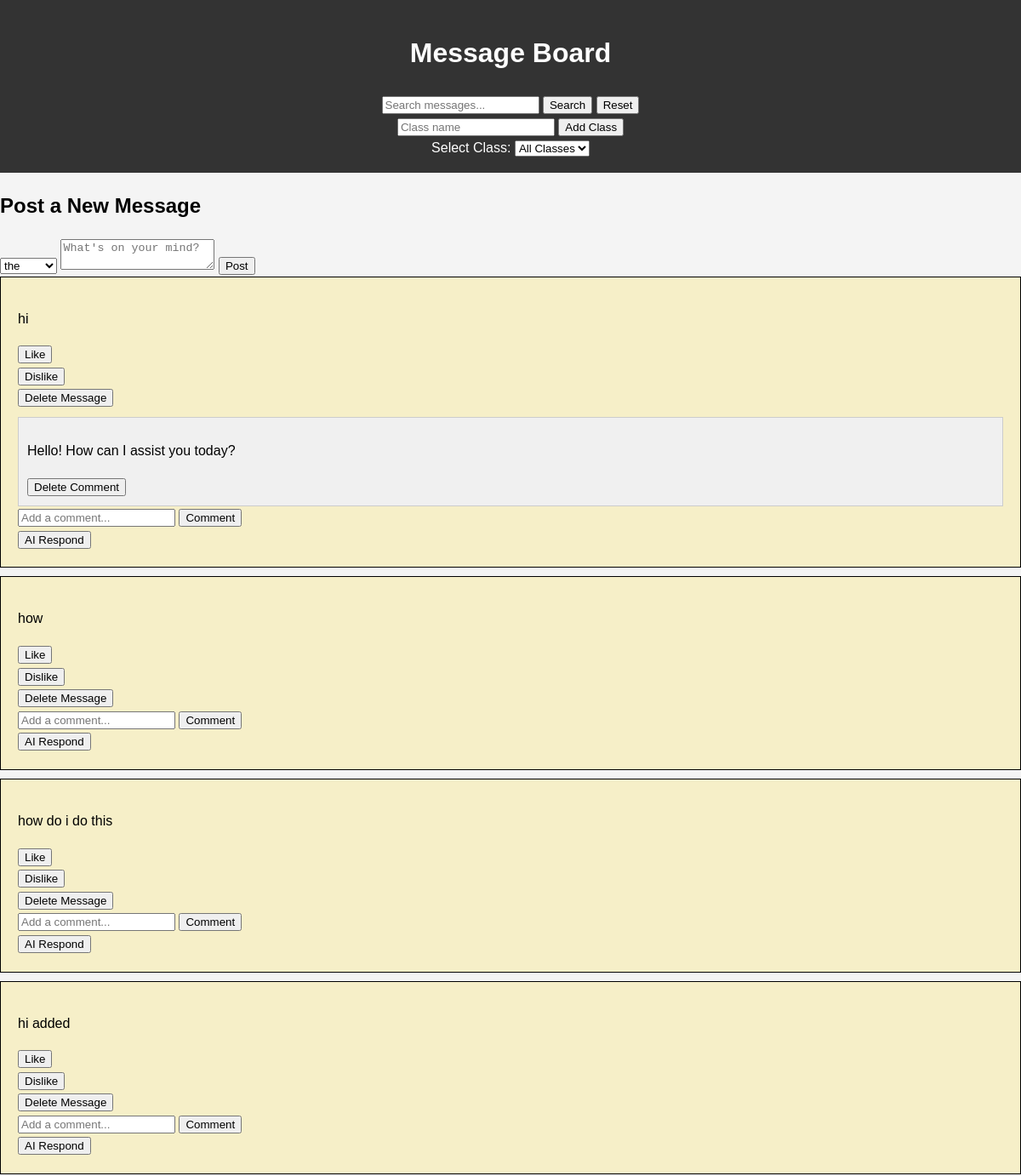
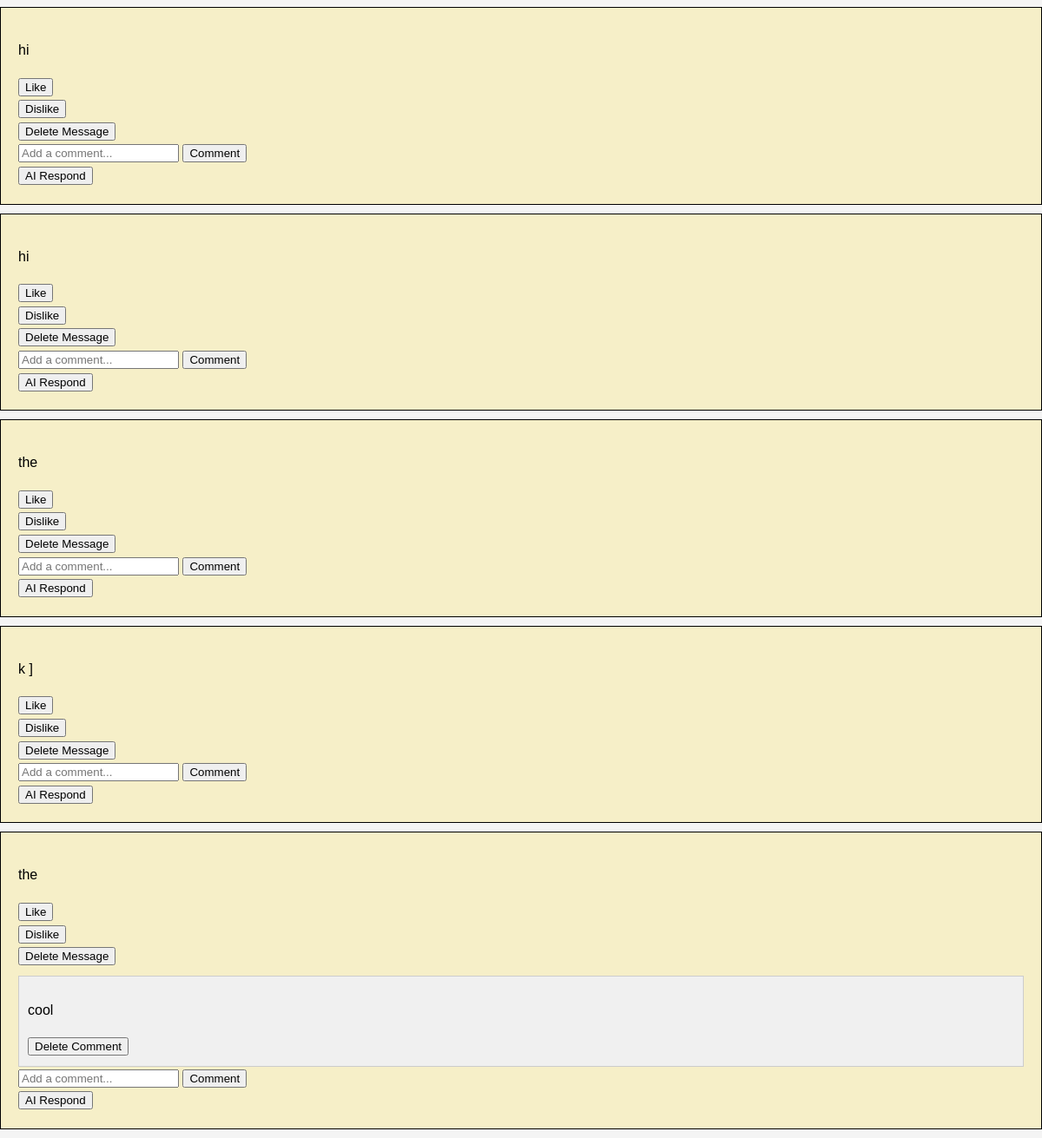
The app's page /dashboard (signed in) with its own data (2 pictures, top to bottom).
### tables this page shows
CREATE TABLE messages (
                                  id INTEGER PRIMARY KEY AUTOINCREMENT,
                                  content TEXT NOT NULL,
                                  user_id INTEGER NOT NULL, class_id INTEGER REFERENCES classes(id),
                                  FOREIGN KEY (user_id) REFERENCES users (id)
                              );

CREATE TABLE comments (
                                  id INTEGER PRIMARY KEY AUTOINCREMENT,
                                  content TEXT NOT NULL,
                                  message_id INTEGER NOT NULL,
                                  user_id INTEGER NOT NULL,
                                  FOREIGN KEY (message_id) REFERENCES messages (id),
                                  FOREIGN KEY (user_id) REFERENCES users (id)
                              );

### app.py (the view)
@app.route('/dashboard')
def dashboard():
    if 'user_id' not in session:
        return redirect(url_for('login'))
    class_id = request.args.get('class_id')
    selected_class_id = int(class_id) if class_id else None
    conn = create_connection()
    cur = conn.cursor()
    cur.execute("SELECT * FROM classes")
    classes = cur.fetchall()
    if selected_class_id:
        cur.execute("SELECT id, content, user_id FROM messages WHERE class_id = ? ORDER BY id DESC", (selected_class_id,))
    else:
        cur.execute("SELECT id, content, user_id FROM messages ORDER BY id DESC")
    messages = [{'id': row[0], 'content': row[1], 'user_id': row[2], 'comments': []} for row in cur.fetchall()]
    for message in messages:
        cur.execute("SELECT content, user_id FROM comments WHERE message_id = ?", (message['id'],))
        comments = [{'content': row[0], 'user_id': row[1]} for row in cur.fetchall()]
        message['comments'] = comments
    conn.close()
    return render_template('dashboard.html', messages=messages, classes=classes, selected_class_id=selected_class_id)

### database.py (called while the page is built)
def create_connection():
    conn = sqlite3.connect('message_board.db')
    conn.row_factory = sqlite3.Row
    return conn

### templates/dashboard.html (shortened to what this page needs)
<!DOCTYPE html>
<html lang="en">
<head>
    <link rel="stylesheet" href="{{ url_for('static', filename='css/style.css') }}">
</head>
<body>
    <header class="site-header">
        <div class="header-main">
            <h1>{{ selected_class_name if selected_class_name else "Message Board" }}</h1>
            <form action="{{ url_for('search_messages') }}" method="get" class="search-form">
                <input type="text" name="query" placeholder="Search messages..." required>
                <button type="submit">Search</button>
                <button type="reset" class="reset-button">Reset</button>
            </form>
        </div>
        <form action="{{ url_for('add_class') }}" method="post" class="add-class-form">
            <input type="text" name="class_name" placeholder="Class name" required>
            <button type="submit">Add Class</button>
        </form>
        <form action="{{ url_for('dashboard') }}" method="get" id="class-selector-form">
            <label for="class_id">Select Class:</label>
            <select name="class_id" id="class_id" onchange="document.getElementById('class-selector-form').submit();">
                <option value="">All Classes</option>
            </select>
        </form>
    </header>
    <section>
        <h2>Post a New Message</h2>
        <form action="{{ url_for('post_message') }}" method="post">
            <select name="class_id">
                {% for class in classes %}
                <option value="{{ class['id'] }}" {% if selected_class_id == class['id'] %}selected{% endif %}>{{ class['name'] }}</option>
                {% endfor %}
            </select>
            <textarea name="content" placeholder="What's on your mind?" required></textarea>
            <button type="submit">Post</button>
        </form>
    </section>
    <section class="messages">
        {% for message in messages %}
        <div class="message-box">
            <div class="message-content">
                <p>{{ message.content }}</p>
                <div class="actions">
                    <form action="/like/{{ message.id }}" method="post"><button type="submit">Like</button></form>
                    <form action="/dislike/{{ message.id }}" method="post"><button type="submit">Dislike</button></form>
                    <form action="/delete_message/{{ message.id }}" method="post">
                        <button type="submit">Delete Message</button>
                    </form>
                </div>
            </div>
            <div class="comments">
                {% for comment in message.comments %}
                <div class="comment-box">
                    <p>{{ comment.content }}</p>
                    <form action="/delete_comment/{{ comment.id }}" method="post">
                        <button type="submit">Delete Comment</button>
                    </form>
                </div>
                {% endfor %}
                <form action="/comment/{{ message.id }}" method="post" class="comment-form">
                    <input type="text" name="content" required placeholder="Add a comment...">
                    <button type="submit">Comment</button>
                </form>
            </div>
            <form action="{{ url_for('generate_ai_response', message_id=message.id) }}" method="post">
                <button type="submit">AI Respond</button>
            </form>
        </div>
        {% endfor %}
    </section>
</html>

### static/css/style.css (style rules this page uses)
body { font-family: Arial, sans-serif; line-height: 1.6; margin: 0; padding: 0; background: #f4f4f4; }
header { background: #333; color: #fff; padding: 1rem 0; text-align: center; }
.messages { margin: 0; padding: 0; list-style: none; }
.message-box { border: 1px solid black; padding: 20px; margin-bottom: 10px; background-color: rgba(255, 217, 4, 0.18); }
.comment-box { border: 1px solid #ccc; padding: 10px; margin-top: 10px; background-color: #f0f0f0; }

### records on screen
messages: content "hi"
comments: content "Hello! How can I assist you today?"
messages: content "how"
messages: content "how do i do this"
messages: content "hi added"
messages: content "hi"
messages: content "hi"
messages: content "the"
messages: content "k ]"
messages: content "the"
comments: content "cool"

### other values on screen
{{ selected_class_name if selected_class_name else "Message Board" }} "Message Board"
form field class_id "the"
